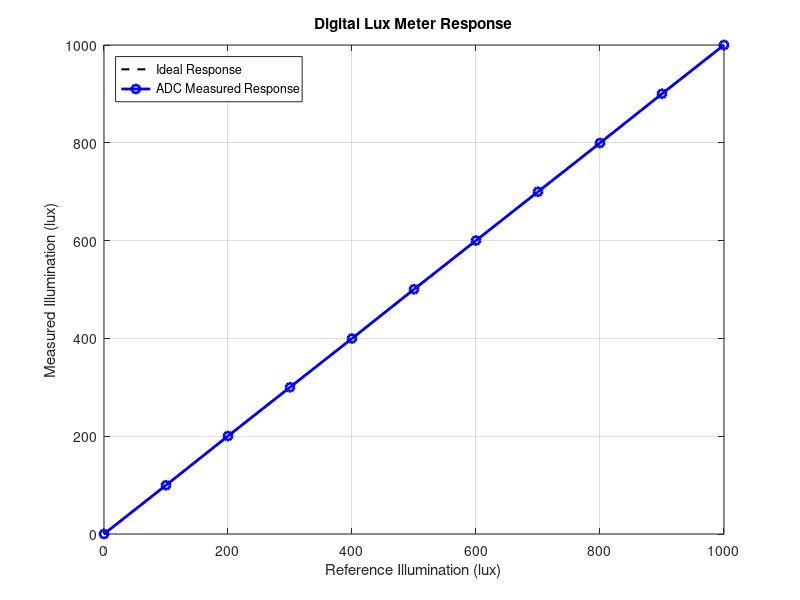
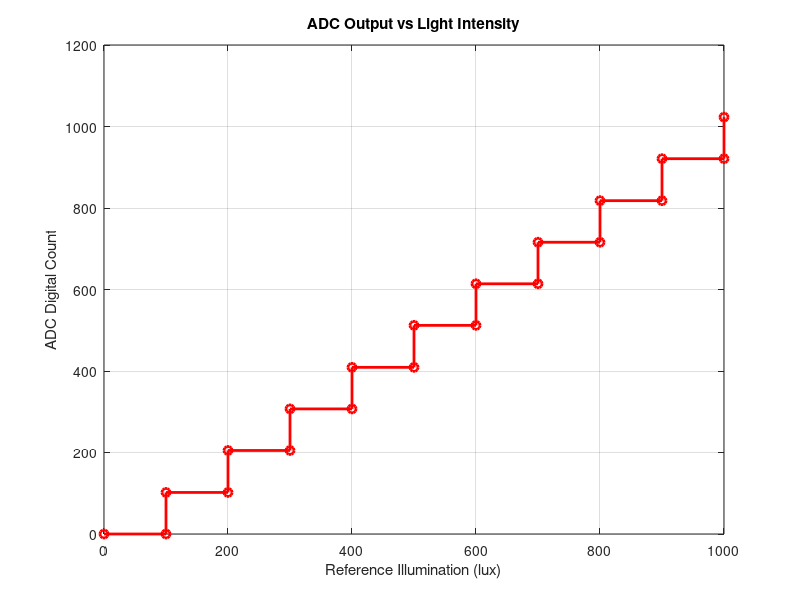
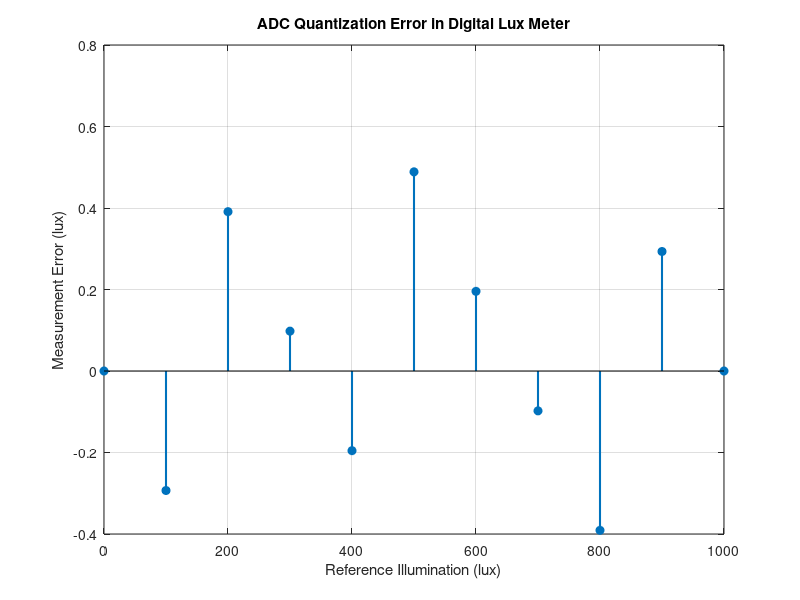

Recreate these plots in MATLAB, in order.

clc;
clear;
close all;

%% DIGITAL LUX METER SIMULATION
% Photometric sensor with ADC and microcontroller model

% Sensor and ADC parameters
sensor_sensitivity = 0.005;  % V per lux
Vref = 5;                    % ADC reference voltage
ADC_bits = 10;
ADC_levels = 2^ADC_bits;

% Reference illumination values
lux = 0:100:1000;

% Sensor output voltage
sensor_voltage = sensor_sensitivity .* lux;

% ADC conversion
adc_count = round((sensor_voltage ./ Vref) .* (ADC_levels - 1));

% Reconstructed digital voltage
digital_voltage = (adc_count ./ (ADC_levels - 1)) .* Vref;

% Microcontroller calculation of illumination
estimated_lux = digital_voltage ./ sensor_sensitivity;

% Measurement error
error_lux = estimated_lux - lux;

%% Display results
fprintf('DIGITAL LUX METER SIMULATION\n\n');

fprintf('ADC resolution: %d-bit\n', ADC_bits);
fprintf('ADC levels: %d\n', ADC_levels);
fprintf('ADC reference voltage: %.2f V\n', Vref);
fprintf('Sensor sensitivity: %.4f V/lux\n\n', sensor_sensitivity);

fprintf('Reference Lux   Sensor V   ADC Count   Digital Lux   Error\n');

for i = 1:length(lux)
    fprintf('%8.1f      %6.3f       %4d       %8.2f    %7.3f\n', ...
        lux(i), sensor_voltage(i), adc_count(i), ...
        estimated_lux(i), error_lux(i));
end

fprintf('\nSimulation completed successfully.\n');
fprintf('Maximum ADC count: %d\n', max(adc_count));
fprintf('Maximum absolute error: %.4f lux\n', max(abs(error_lux)));

%% Graph 1: Reference and estimated illumination
figure;
plot(lux, lux, 'k--', 'LineWidth', 1.5);
hold on;
plot(lux, estimated_lux, 'b-o', 'LineWidth', 2);
xlabel('Reference Illumination (lux)');
ylabel('Measured Illumination (lux)');
title('Digital Lux Meter Response');
legend('Ideal Response', 'ADC Measured Response', ...
    'Location', 'northwest');
grid on;

%% Graph 2: ADC output count
figure;
stairs(lux, adc_count, 'r-o', 'LineWidth', 2);
xlabel('Reference Illumination (lux)');
ylabel('ADC Digital Count');
title('ADC Output vs Light Intensity');
grid on;

%% Graph 3: Measurement error
figure;
stem(lux, error_lux, 'filled', 'LineWidth', 1.5);
xlabel('Reference Illumination (lux)');
ylabel('Measurement Error (lux)');
title('ADC Quantization Error in Digital Lux Meter');
grid on;
